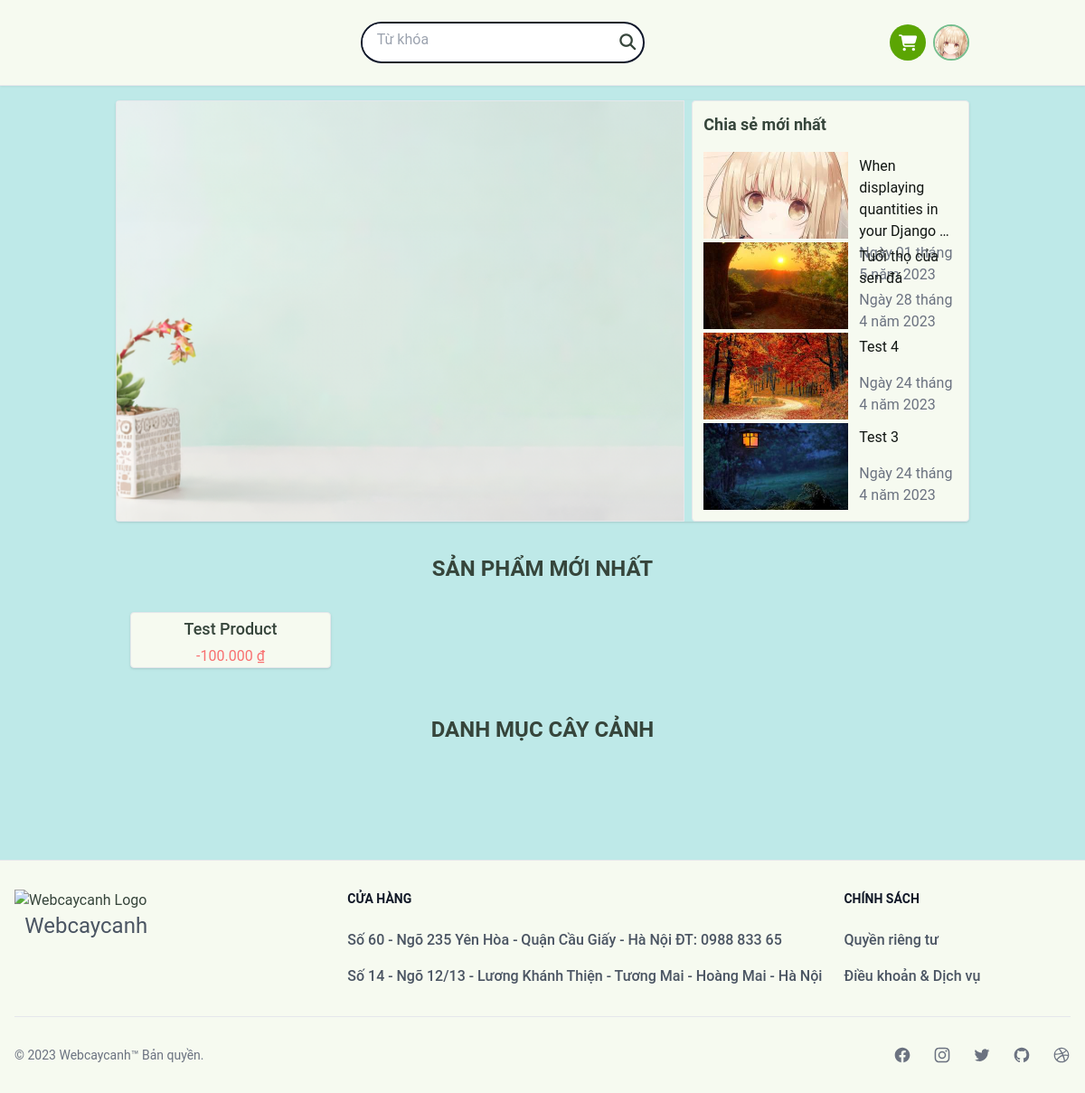
The page / (signed in) on the database its author committed.
### user/models.py (models this page shows, shortened)
class Profile(models.Model):
    user = models.OneToOneField(User, on_delete=models.CASCADE)
    email_confirmed = models.BooleanField(default=False)
    avatar = ProcessedImageField(
        upload_to=hashed_filename,
        default="defaults/avatar.png",
        processors=[ResizeToFill(64, 64)],
        format="PNG",
        options={"quality": 60},
    )
    bio = models.TextField(max_length=500, blank=True)
    def full_name(self):
        return f"{self.user.first_name} {self.user.last_name}"

### blog/models.py (models this page shows, shortened)
class Post(models.Model):
    title = models.CharField(max_length=200)
    cover_image = ProcessedImageField(
        upload_to=hashed_filename,
        default="posts/default.jpg",
        processors=[ResizeToFill(320, 240)],
        format="JPEG",
        options={"quality": 60},
    )
    content = MarkdownxField()
    created_at = models.DateTimeField(auto_now_add=True)
    updated_at = models.DateTimeField(auto_now=True)

### core/models.py (models this page shows, shortened)
class BaseModel(models.Model):
    created_at = models.DateTimeField(auto_now_add=True)
    updated_at = models.DateTimeField(auto_now=True)
    class Meta:
        abstract = True

class Product(BaseModel):
    name = models.CharField(max_length=255, unique=True, blank=False)
    price = models.DecimalField(
        max_digits=10, decimal_places=0, validators=[MinValueValidator(0)]
    )
    summary = models.TextField(default="")
    description = models.TextField(default="")
    quantity = models.PositiveIntegerField(default=0)
    category = models.ForeignKey(Category, on_delete=models.CASCADE)
    thumbnail = ProcessedImageField(
        upload_to=hashed_filename,
        default="defaults/product.png",
        processors=[ResizeToFill(400, 400)],
        format="PNG",
        options={"quality": 60},
    )

### core/views.py (the view)
# urls.py: path("", HomePageView.as_view(), name="home"),
class HomePageView(TemplateView):
    template_name = "home.html"
    def get_context_data(self, **kwargs):
        context = super().get_context_data()
        context["products"] = Product.objects.order_by("-created_at")[:8]
        context["posts"] = Post.objects.order_by("-updated_at")[:4]
        context["categories"] = Category.objects.all()
        return context

### core/templatetags/concurency.py (called while the page is built)
@register.filter
def vnd_format(value):
    return humanize.intcomma(value, False).replace(",", ".") + " ₫"

### templates/home.html (shortened to what this page needs)
{% extends "layout/base.html" %}
{% load humanize %}
{% load static %}
{% load concurency %}
{% block searchbar %}
{% include 'components/searchbar.html' %}
{% endblock %}
{% block content %}
<div class="m-auto flex flex-col pt-4">
    <div id="slider" class="flex shadow gap-2 justify-between rounded overflow-hidden">
        <div id="carosel" class="border w-2/3">
            <img class="object-cover w-full h-full" src="{% static 'tree/banner.png' %}" alt="">
        </div>
        <div id="lastest-posts" class="p-3 border rounded flex-1 text-[#121714] bg-[#F6FAF0]">
            <h2 class="text-lg mb-4 text-[#36453B] font-semibold">Chia sẻ mới nhất</h2>
            <section class="flex flex-col h-full gap-1">
                {% for post in posts %}
                <div class="flex justify-evenly min-w-[10rem] h-24 gap-2">
                    <img class="object-cover w-40" src="{{ post.cover_image.url }}" alt="">
                    <div class="flex justify-between grow flex-col p-1">
                        <h2 class="text-left">
                            {{ post.title|truncatewords:6 }}
                        </h2>
                        <p class="text-gray-500">{{ post.updated_at|date }}</p>
                    </div>
                </div>
                {% endfor %}
            </section>
        </div>
    </div>
    <div id="new-products">
        <div class="flex flex-col gap-1 my-8 items-center">
            <h2 class="text-2xl font-bold text-[#36453B]">{{ "Sản phẩm mới nhất"|upper }}</h2>
        </div>
        <div class="grid grid-cols-4 px-4 gap-2">
            {% for product in products %}
            <a href="{% url 'core:product_detail' product.id %}"
                class="rounded shadow overflow-hidden bg-[#F6FAF0] border flex flex-col items-center gap-1">
                <h2 class="font-medium text-lg">{{ product.name }}</h2>
                <p class="text-red-400">{{ product.price|vnd_format }}</p>
            </a>
            {% endfor %}
        </div>
    </div>
    <div id="category-products" class="my-4 mb-16">
        <div class="flex flex-col gap-1 my-8 items-center">
            <h2 class="text-2xl font-bold text-[#36453B]">{{ "Danh mục cây cảnh"|upper }}</h2>
        </div>
        <div class="grid grid-cols-4 px-4 gap-4">
        </div>
    </div>
</div>
{% endblock content %}

### templates/layout/base.html (shortened to what this page needs)
{% load static %}
{% load auth_extras %}
<!DOCTYPE html>
<html lang="vi">
<head>
    <link rel="stylesheet" href="{% static 'css/tailwind-dev.css' %}?{% now 'U' %}">
    <link rel="stylesheet" href="https://cdnjs.cloudflare.com/ajax/libs/font-awesome/6.4.0/css/all.min.css">
</head>
<body class="bg-[#BEE9E8]">
    <header class="bg-[#F6FAF0] px-32 shadow py-6 ">
        <nav class="flex w-full justify-between items-center">
            {% block searchbar %}{% endblock %}
            <div class="rounded flex items-stretch gap-2">
                <a id="cart" href="{% url 'core:cart_list' %}"
                    class="bg-slate-100 rounded-full cursor-pointer flex items-center justify-between gap-2">
                    <div class="cart-icon bg-[#5ba503] rounded-full flex w-10 h-10">
                        <i class="m-auto text-lg fa fa-shopping-cart text-white"></i>
                    </div>
                </a>
                <div id="profile" class="relative">
                    {% if user.is_authenticated %}
                    <div id="avatar" class="cursor-pointer">
                        <img class="object-cover w-10 border-2 border-[#76be8e] rounded-full"
                            src="{{ user.profile.avatar.url }}" alt="">
                    </div>
                    {% else %}
                    <div class="rounded box-shadow items-center flex">
                        <a href="{% url 'login' %}" class="btn bg-gray-400">Đăng nhập</a>
                        <a href="{% url 'register' %}" class="btn bg-[#5ba503]">Đăng ký</a>
                    </div>
                    {% endif %}
                </div>
            </div>
        </nav>
    </header>
    <hr>
    <main class="px-32 min-h-[600px] flex">
        {% block content %}
        {% endblock content %}
    </main>
    <footer class="bg-[#F6FAF0]">
        <div class="mx-auto w-full max-w-screen-xl p-4 py-6 lg:py-8">
            <div class="md:flex md:justify-between">
                <div class="mb-6 md:mb-0">
                    <a href="/" class="flex flex-col items-center">
                        <img src="https://webcaycanh.com/wp-content/themes/cay/imgs/logo.png" class="mr-3"
                            alt="Webcaycanh Logo" />
                        <span class="self-center text-2xl text-gray-600 whitespace-nowrap">Webcaycanh</span>
                    </a>
                </div>
                <div class="grid grid-cols-3 gap-8 sm:gap-6">
                    <div class="col-span-2">
                        <h2 class="mb-6 text-sm font-semibold text-gray-900 uppercase">Cửa hàng</h2>
                        <ul class="text-gray-600 font-medium">
                            <li class="mb-4">
                                <p href="https://flowbite.com/" class="hover:underline">
                                    Số 60 - Ngõ 235 Yên Hòa - Quận Cầu Giấy - Hà Nội ĐT: 0988 833 65
                                </p>
                            </li>
                            <li>
                                <p href="https://tailwindcss.com/" class="hover:underline">Số 14 - Ngõ 12/13 - Lương
                                    Khánh Thiện - Tương Mai - Hoàng Mai - Hà Nội</p>
                            </li>
                        </ul>
                    </div>
                    <div>
                        <h2 class="mb-6 text-sm font-semibold text-gray-900 uppercase">Chính sách</h2>
                        <ul class="text-gray-600 font-medium">
                            <li class="mb-4">
                                <a href="#" class="hover:underline">Quyền riêng tư</a>
                            </li>
                            <li>
                                <a href="#" class="hover:underline">Điều khoản &amp; Dịch vụ</a>
                            </li>
                        </ul>
                    </div>
                </div>
            </div>
            <hr class="my-6 border-gray-200 sm:mx-auto lg:my-8" />
            <div class="sm:flex sm:items-center sm:justify-between">
                <span class="text-sm text-gray-500 sm:text-center">© 2023 <a href="https://flowbite.com/"
                        class="hover:underline">Webcaycanh™</a> Bản quyền.
                </span>
                <div class="flex mt-4 space-x-6 sm:justify-center sm:mt-0">
                    <a href="#" class="text-gray-500 hover:text-gray-900 dark:hover:text-white">
                    </a>
                    <a href="#" class="text-gray-500 hover:text-gray-900 dark:hover:text-white">
                    </a>
                    <a href="#" class="text-gray-500 hover:text-gray-900 dark:hover:text-white">
                    </a>
                    <a href="#" class="text-gray-500 hover:text-gray-900 dark:hover:text-white">
                    </a>
                    <a href="#" class="text-gray-500 hover:text-gray-900 dark:hover:text-white">
                    </a>
                </div>
            </div>
        </div>
    </footer>
</body>
</html>

### rows shown on the page
Post: cover_image (picture), title "When displaying quantities in your Django …", updated_at "Ngày 01 tháng 5 năm 2023"
Post: cover_image (picture), title "Tuổi thọ của sen đá", updated_at "Ngày 28 tháng 4 năm 2023"
Post: cover_image (picture), title "Test 4", updated_at "Ngày 24 tháng 4 năm 2023"
Post: cover_image (picture), title "Test 3", updated_at "Ngày 24 tháng 4 năm 2023"
Product: name "Test Product", price|vnd_format "-100.000 ₫"

### other values the page prints
{{ "Sản phẩm mới nhất"|upper }} "SẢN PHẨM MỚI NHẤT"
{{ "Danh mục cây cảnh"|upper }} "DANH MỤC CÂY CẢNH"
